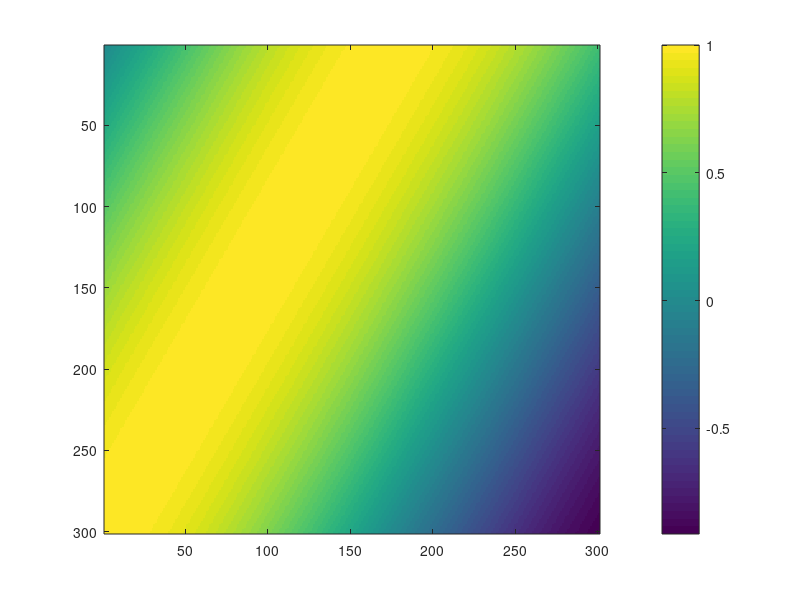

The MATLAB source for this figure:
clear all
close all
clc

[x,y] = meshgrid(0:0.5:150,0:0.5:150);

t=linspace(0,0.05,20);

f=input('enter frequency : ')
c=1500;
theta = pi/6;
w=2*pi*f;
k=w/c;
kx=k*cos(theta);
ky=k*sin(theta);

for m=1:length(t)
imagesc(real(exp(1j*(kx*x+ky*y-w*t(m)))))
colorbar
drawnow
end